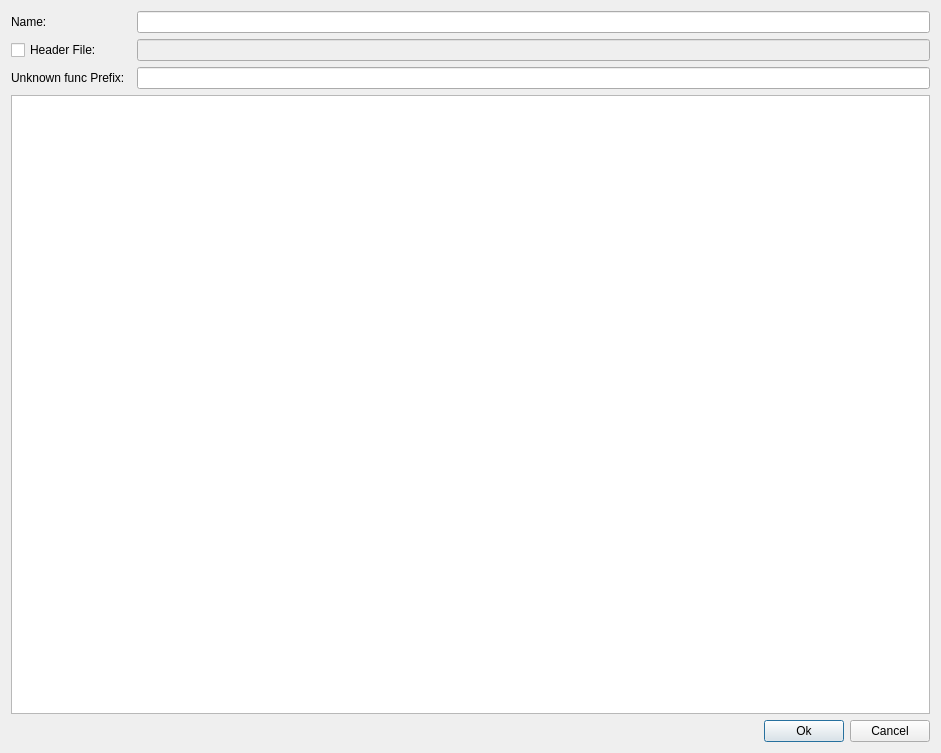
<?xml version="1.0" encoding="UTF-8"?>
<ui version="4.0">
 <class>CreateVTableDialog</class>
 <widget class="QDialog" name="CreateVTableDialog">
  <property name="geometry">
   <rect>
    <x>0</x>
    <y>0</y>
    <width>941</width>
    <height>753</height>
   </rect>
  </property>
  <property name="windowTitle">
   <string>Dialog</string>
  </property>
  <layout class="QVBoxLayout" name="verticalLayout">
   <item>
    <layout class="QHBoxLayout" name="horizontalLayout_2">
     <item>
      <widget class="QLabel" name="label">
       <property name="minimumSize">
        <size>
         <width>120</width>
         <height>0</height>
        </size>
       </property>
       <property name="text">
        <string>Name:</string>
       </property>
       <property name="alignment">
        <set>Qt::AlignLeading|Qt::AlignLeft|Qt::AlignVCenter</set>
       </property>
      </widget>
     </item>
     <item>
      <widget class="QLineEdit" name="name_edit"/>
     </item>
    </layout>
   </item>
   <item>
    <layout class="QHBoxLayout" name="horizontalLayout_3">
     <item>
      <widget class="QCheckBox" name="header_file_cb">
       <property name="minimumSize">
        <size>
         <width>120</width>
         <height>0</height>
        </size>
       </property>
       <property name="layoutDirection">
        <enum>Qt::LeftToRight</enum>
       </property>
       <property name="text">
        <string>Header File:</string>
       </property>
      </widget>
     </item>
     <item>
      <widget class="QLineEdit" name="filename_edit">
       <property name="enabled">
        <bool>false</bool>
       </property>
      </widget>
     </item>
    </layout>
   </item>
   <item>
    <layout class="QHBoxLayout" name="horizontalLayout_4">
     <item>
      <widget class="QLabel" name="prefix_label">
       <property name="minimumSize">
        <size>
         <width>120</width>
         <height>0</height>
        </size>
       </property>
       <property name="text">
        <string>Unknown func Prefix:</string>
       </property>
       <property name="alignment">
        <set>Qt::AlignLeading|Qt::AlignLeft|Qt::AlignVCenter</set>
       </property>
      </widget>
     </item>
     <item>
      <widget class="QLineEdit" name="prefix_name">
       <property name="enabled">
        <bool>true</bool>
       </property>
      </widget>
     </item>
    </layout>
   </item>
   <item>
    <widget class="QTextEdit" name="textEdit"/>
   </item>
   <item>
    <layout class="QHBoxLayout" name="horizontalLayout">
     <item>
      <spacer name="horizontalSpacer">
       <property name="orientation">
        <enum>Qt::Horizontal</enum>
       </property>
       <property name="sizeHint" stdset="0">
        <size>
         <width>40</width>
         <height>20</height>
        </size>
       </property>
      </spacer>
     </item>
     <item>
      <widget class="QPushButton" name="ok_btn">
       <property name="text">
        <string>Ok</string>
       </property>
      </widget>
     </item>
     <item>
      <widget class="QPushButton" name="cancel_btn">
       <property name="text">
        <string>Cancel</string>
       </property>
      </widget>
     </item>
    </layout>
   </item>
  </layout>
 </widget>
 <resources/>
 <connections/>
</ui>
